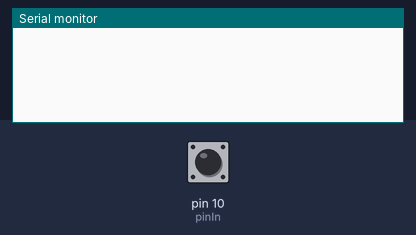
A sketch run on a simulated Arduino Uno, built with avr-gcc and run on an emulated ATmega328P. On the bench: the last lines printed to the serial monitor. The inputs (shaded band) are chosen by the test bench; at power-on: pin 10 (pinIn) HIGH.

Above: at 1.2 s.
1.3 s: pin 10 (pinIn) pulsed LOW 5 times (0.12 s each, 0.3 s apart)
At 3.1 s:
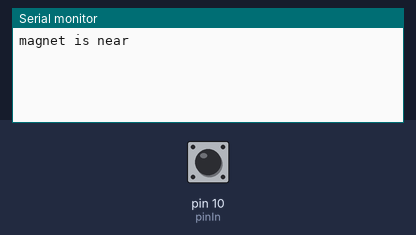
At 8.3 s:
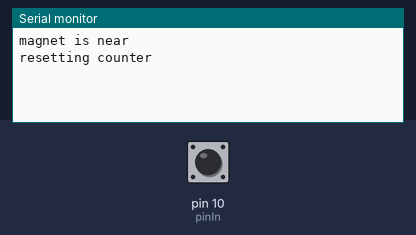

Measured:
- after the input at 1.3 s, the serial monitor: prints a new line after 0.60 s (image 1)

The sketch:

knock_three_times.ino
```cpp
/*  Knock Three Times
 Becky Stewart
 July 2012

 Unipolar digital hall effect sensor is used to
 determine when a magnet has come into close
 contact with the circuit 3 times within a
 set time period.

 Circuit:
 SS443A Hall effect sensor, pin 1 Vcc, pin 2 ground,
 10k resistor between pin 3 and Vcc with readings from sensor
 on pin 3 of sensor read into pin 5 of Arduino


 */
const int pinIn = 10;
const unsigned long timeLimit = 5000;
const int triggerNum = 3;

unsigned long initDetect;
int currCount = 0;
int prevMagnetState = 1;

void setup() {
  // initialize serial communications at 9600 bps:
  Serial.begin(9600);
}

void loop() {
  // read in value to determine if magnet is present
  // 0 is present, 1 is away
  int magnetAway = digitalRead(pinIn);

  // determine if magnet is near
  // and only is it recently came near
  if ( !magnetAway && magnetAway != prevMagnetState )
  {
    currCount++;

    // if this is the first detection of the magnet
    // note the time
    if ( currCount == 1 )
    {
      initDetect = millis();
    }
  }
  // if it's been longer than the time limit
  // reset the counter
  if ( currCount > 0 && (millis()-initDetect) > timeLimit )
  {
    currCount = 0;
    Serial.println("resetting counter");
  }

  if ( currCount >= triggerNum && (timeLimit-initDetect) )
  {
    // print the results to the serial monitor:
    Serial.println("magnet is near " );
    currCount = 0;
  }

  prevMagnetState = magnetAway;

  // wait 2 milliseconds before the next loop
  // for the analog-to-digital converter to settle
  // after the last reading:
  delay(2);
}
```
